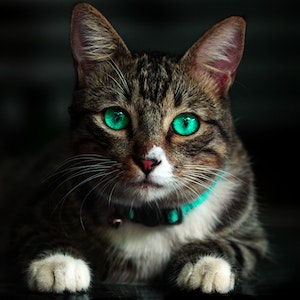
#> input picture images/1.jpg, 300 x 300 px; its folder holds 4 pictures in this run
$ python DeepLearning.py
#> lines starting #> are read from the running program, lines starting #| are printed output that depends on the picture
############################################################################### Step 1 Import Modules
import numpy as np
import pandas as pd
import cv2
import os
import glob

from network import Network
from fc_layer import FCLayer
from activation_layer import ActivationLayer
from activations import tanh, tanh_prime, relu, sigmoid
from losses import mse, mse_prime

#from keras.datasets import mnist
#from keras.utils import np_utils


############################################################################### Data Preparation

img_dir = "C:\\Hussain\\3rd Semester\\HRI\Assignment_3\\images" # Enter Directory of all images
data_path = os.path.join(img_dir,'*g')
files = glob.glob(data_path)
data = []
for f1 in files:
    img1 = cv2.imread(f1)
#> img1 is the input picture: shape (300, 300, 3); mean B, G, R 40.6, 46.2, 46.5
    img = cv2.cvtColor(img1, cv2.COLOR_BGR2GRAY)
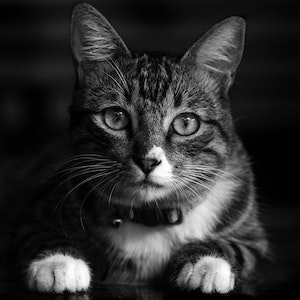
#> img: shape (300, 300); min 0, max 255, mean 45.7
    data.append(img)
#> pass 2 of the loop `for f1 in files:`:
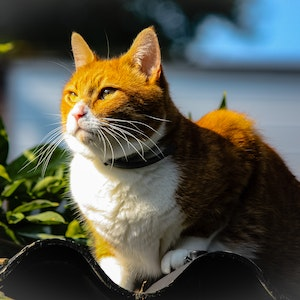
#> input picture images/10.jpg, 300 x 300 px
#> img1 is the input picture: shape (300, 300, 3); mean B, G, R 74.1, 84.9, 83.8
#> `img = cv2.cvtColor(img1, cv2.COLOR_BGR2GRAY)`:
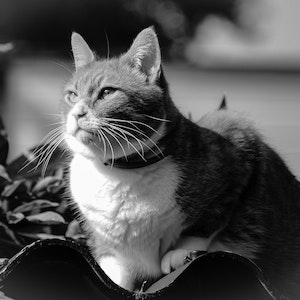
#> img: shape (300, 300); min 0, max 255, mean 83.4
#> pass 3 of the loop `for f1 in files:`:
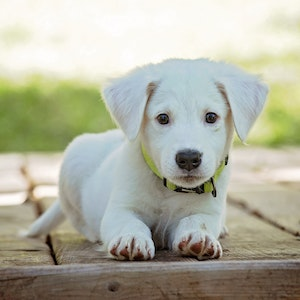
#> input picture images/11.jpg, 300 x 300 px
#> img1 is the input picture: shape (300, 300, 3); mean B, G, R 161, 178, 177.2
#> `img = cv2.cvtColor(img1, cv2.COLOR_BGR2GRAY)`:
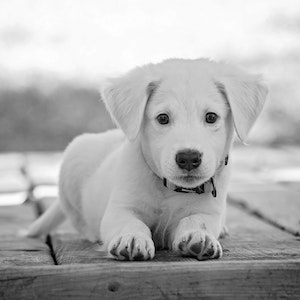
#> img: shape (300, 300); min 0, max 255, mean 175.8
#> the loop made 4 passes; the first 3 are shown


#> (the run stopped early here; a loop or call above may not have finished)
